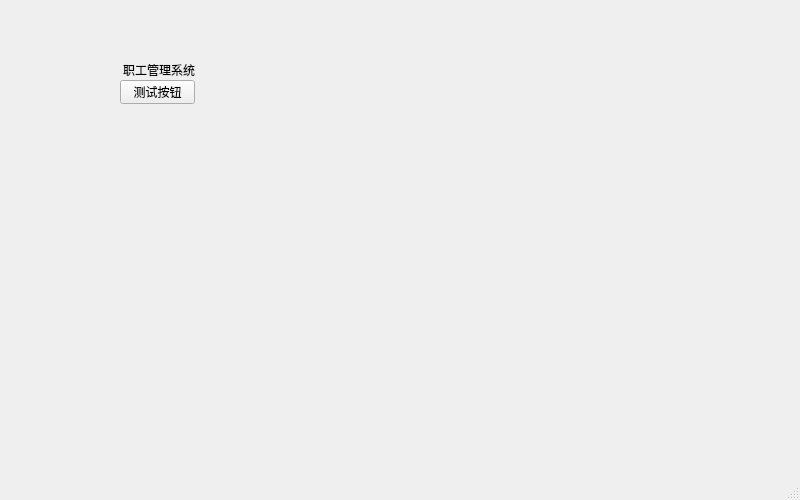
<?xml version="1.0" encoding="UTF-8"?>
<ui version="4.0">
 <class>MainWindow</class>
 <widget class="QMainWindow" name="MainWindow">
  <property name="geometry">
   <rect>
    <x>0</x>
    <y>0</y>
    <width>800</width>
    <height>500</height>
   </rect>
  </property>
  <property name="windowTitle">
   <string>职工管理系统</string>
  </property>
  <widget class="QWidget" name="centralwidget">
   <widget class="QPushButton" name="pushButton">
    <property name="geometry">
     <rect>
      <x>120</x>
      <y>80</y>
      <width>75</width>
      <height>24</height>
     </rect>
    </property>
    <property name="text">
     <string>测试按钮</string>
    </property>
   </widget>
   <widget class="QLabel" name="label">
    <property name="geometry">
     <rect>
      <x>123</x>
      <y>60</y>
      <width>81</width>
      <height>20</height>
     </rect>
    </property>
    <property name="text">
     <string>职工管理系统</string>
    </property>
   </widget>
  </widget>
  <widget class="QMenuBar" name="menubar">
   <property name="geometry">
    <rect>
     <x>0</x>
     <y>0</y>
     <width>800</width>
     <height>33</height>
    </rect>
   </property>
  </widget>
  <widget class="QStatusBar" name="statusbar"/>
 </widget>
 <resources/>
 <connections/>
</ui>
